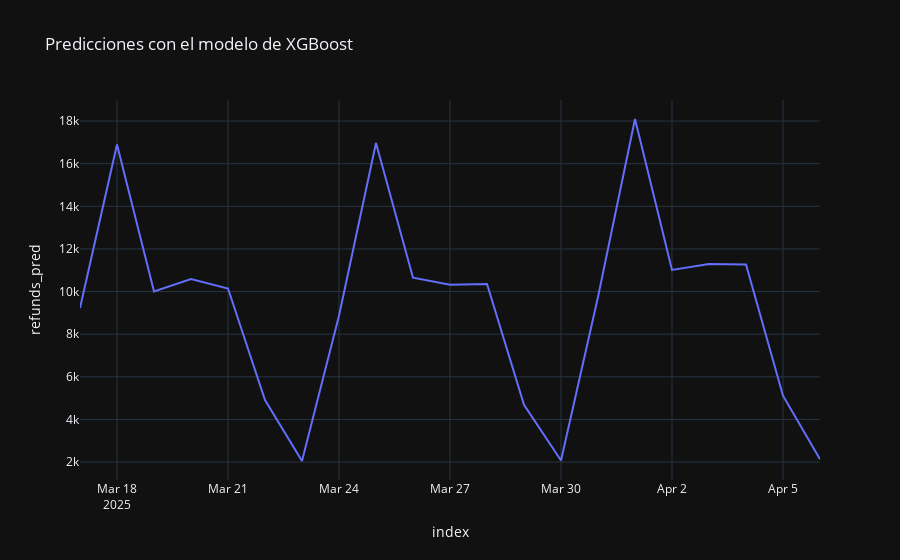

Write notebook code for a chart like this one.
### Code cell
fig = px.line(future_w_feature, x=future_w_feature.index, y ='refunds_pred', template='plotly_dark', title='Predicciones con el modelo de XGBoost')
fig.show()

### Figure 1 — Plotly figure (JSON) as saved in the notebook; plotly's stock layout.template omitted (floating-point values rounded to 4 significant figures)
{"data": [{"hovertemplate": "index=%{x}<br>refunds_pred=%{y}<extra></extra>", "legendgroup": "", "line": {"color": "#636efa", "dash": "solid"}, "marker": {"symbol": "circle"}, "mode": "lines", "name": "", "orientation": "v", "showlegend": false, "type": "scatter", "x": ["2025-03-17T00:00:00", "2025-03-18T00:00:00", "2025-03-19T00:00:00", "2025-03-20T00:00:00", "2025-03-21T00:00:00", "2025-03-22T00:00:00", "2025-03-23T00:00:00", "2025-03-24T00:00:00", "2025-03-25T00:00:00", "2025-03-26T00:00:00", "2025-03-27T00:00:00", "2025-03-28T00:00:00", "2025-03-29T00:00:00", "2025-03-30T00:00:00", "2025-03-31T00:00:00", "2025-04-01T00:00:00", "2025-04-02T00:00:00", "2025-04-03T00:00:00", "2025-04-04T00:00:00", "2025-04-05T00:00:00", "2025-04-06T00:00:00"], "xaxis": "x", "y": [9227.0, 16900.0, 10000.0, 10580.0, 10140.0, 4912.0, 2051.0, 8864.0, 16970.0, 10650.0, 10320.0, 10350.0, 4683.0, 2074.0, 9748.0, 18100.0, 11010.0, 11300.0, 11270.0, 5116.0, 2133.0], "yaxis": "y"}], "layout": {"legend": {"tracegroupgap": 0}, "title": {"text": "Predicciones con el modelo de XGBoost"}, "xaxis": {"anchor": "y", "domain": [0, 1], "title": {"text": "index"}}, "yaxis": {"anchor": "x", "domain": [0, 1], "title": {"text": "refunds_pred"}}}}
